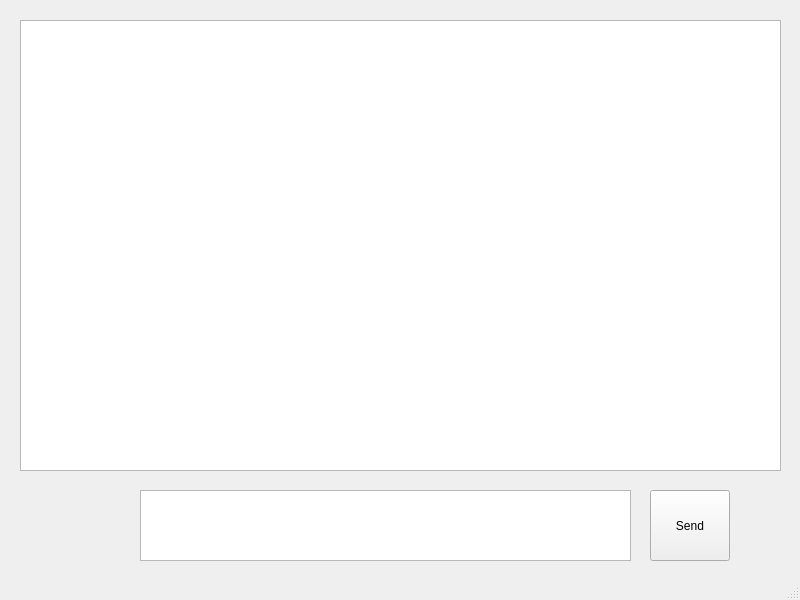
<?xml version="1.0" encoding="UTF-8"?>
<ui version="4.0">
 <class>MainWindow</class>
 <widget class="QMainWindow" name="MainWindow">
  <property name="geometry">
   <rect>
    <x>0</x>
    <y>0</y>
    <width>800</width>
    <height>600</height>
   </rect>
  </property>
  <property name="windowTitle">
   <string>Evander Cradle</string>
  </property>
  <property name="windowIcon">
   <iconset resource="resources.qrc">
    <normaloff>:/images/images/EvanderCradle.png</normaloff>:/images/images/EvanderCradle.png</iconset>
  </property>
  <widget class="QWidget" name="centralwidget">
   <widget class="QTextEdit" name="input">
    <property name="geometry">
     <rect>
      <x>140</x>
      <y>490</y>
      <width>491</width>
      <height>71</height>
     </rect>
    </property>
   </widget>
   <widget class="QPushButton" name="sendButton">
    <property name="geometry">
     <rect>
      <x>650</x>
      <y>490</y>
      <width>80</width>
      <height>71</height>
     </rect>
    </property>
    <property name="text">
     <string>Send</string>
    </property>
   </widget>
   <widget class="QTextEdit" name="chatWindow">
    <property name="geometry">
     <rect>
      <x>20</x>
      <y>20</y>
      <width>761</width>
      <height>451</height>
     </rect>
    </property>
    <property name="font">
     <font>
      <family>Segoe UI</family>
      <pointsize>16</pointsize>
     </font>
    </property>
    <property name="readOnly">
     <bool>true</bool>
    </property>
   </widget>
  </widget>
  <widget class="QStatusBar" name="statusbar"/>
 </widget>
 <resources>
  <include location="resources.qrc"/>
 </resources>
 <connections/>
</ui>
